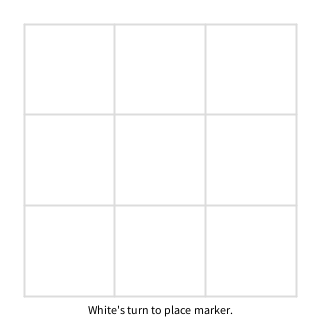
Frame 1 (no input)
Frame 60 (the mouse pressed at the canvas centre just before this capture): identical to frame 1, image omitted
Frame 120 (the mouse held since frame 60 and released just before this capture): identical to frame 1, image omitted

The Processing sketch that drew this single still picture (run headless with seeded random() and noise(); from frame 60 on, the mouse is pressed at the canvas centre):

// Processing sketch: threeInARow
// ── threeInARow.pde
int gridSize = 3;
boolean whitesTurn = true;
float sw = 2;//strokeWeight
float inset = sw * 12;
float gridSpacing;
PlayerMoves whiteMoves, blackMoves;

void setup() {
  size(320, 320);
  gridSpacing = (width - inset * 2) / gridSize;
  whiteMoves = new PlayerMoves("White", 255);
  blackMoves = new PlayerMoves("Black", 0);
  whiteMoves.setOtherPlayer(blackMoves);
  blackMoves.setOtherPlayer(whiteMoves);
}

void draw() {
  background(255);
  strokeWeight(sw );
  stroke(220);
  pushMatrix();
  translate(inset, inset);
  //draw grid 
  for (int i = 0; i <= gridSize; ++i) {
    //horizontal gridline
    line(0, i * gridSpacing, gridSize * gridSpacing, i * gridSpacing);
    //vertical gridline
    line(i * gridSpacing, 0, i * gridSpacing, gridSize * gridSpacing);
  }

  //draw text to indicate whose turn it is
  stroke(0);
  String message = player().instruction();
  if (otherPlayer().hasWon() ) {
    message = otherPlayer().instruction();
  }
  textSize(inset * 0.5);
  fill(0);
  //TODO The textWidth snippet should center the message. Buggy.
  text(message, (width - textWidth(message))*0.5 - inset, height - inset * 5/4);
  popMatrix();

  //draw  markers
  whiteMoves.draw();
  blackMoves.draw();
}

PlayerMoves player() {
  return whitesTurn ? whiteMoves : blackMoves;
}

PlayerMoves otherPlayer() {
  return player().otherPlayer;
}

boolean gameOver() {
  return player().hasWon() || otherPlayer().hasWon();
}

void mousePressed() {
  if (gameOver() || !player().donePlacingMarkers()) {
    return;
  }
  player().dragIfSelected();
}  

void mouseReleased() {
  if (gameOver() || !player().donePlacingMarkers()) {
    return;
  }
  player().releaseDrag();
}  

void mouseClicked() {
  if (gameOver()) { 
    return;
  }
  int mouseI = (int) ((mouseX - inset)/gridSpacing);
  int mouseJ = (int) ((mouseY - inset)/gridSpacing);
  if (mouseI < 0 || mouseI >= gridSize || mouseJ < 0 || mouseJ >= gridSize)
    return;
  if (player().canAddCell(mouseI, mouseJ)) {
    player().addCell(mouseI, mouseJ);
    whitesTurn = !whitesTurn;
  }
}
class Marker {
  float x, y;
  int i, j;
  float diameter = gridSpacing *0.6;
  PlayerMoves player;
  boolean drag = false;

  Marker(int i_, int j_, PlayerMoves player_) {
    i = i_;
    j = j_; 
    player = player_;
    centerInCell();
  }

  void dragIfSelected() {
    if (player.donePlacingMarkers())
      drag  = (dist(x, y, mouseX, mouseY) < diameter * 0.5);
    else drag = false;
  }

  void draw() {
    if (drag) {
      x = mouseX;
      y = mouseY;
      //draw valid choices
      for (int i_ = 0; i_ < gridSize; ++i_) {
        for (int j_ = 0; j_ < gridSize; ++j_) {
          if (validMove(i_, j_)) {
            int gray = (int) map(sin(millis()*0.005), -1, 1, 220, 250);
            noStroke();
            fill(gray);
            ellipse(center(i_), center(j_), diameter, diameter);
          }
        }
      }
    } 
    else {
      centerInCell();
    }
    stroke(0);
    fill(player.fillColor);
    ellipse(x, y, diameter, diameter);
  }

  void releaseDrag() {
    if (!drag) { 
      return;
    }
    drag = false;
    int newI = (int)((mouseX - inset)/gridSpacing);
    int newJ = (int)((mouseY - inset)/gridSpacing);
    if (validMove(newI, newJ)) {
      player.occupiesCell[i][j] = false;
      i = newI; 
      j = newJ;
      player.occupiesCell[i][j] = true;
      centerInCell();
      whitesTurn = !whitesTurn;
    }
  }

  boolean validMove(int newI, int newJ) {
    if (player.occupiesCell[newI][newJ]) return false;
    if (otherPlayer().occupiesCell[newI][newJ]) return false;
    return (abs(newI - i) + abs(newJ - j)) == 1;
  }


  void centerInCell() {
    x= center(i); 
    y =center(j);
  }

  float center(int i) {
    return (i + 0.5) * gridSpacing + inset;
  }
}
class PlayerMoves {
  int fillColor;
  String name;
  boolean[][] occupiesCell = new boolean[gridSize][gridSize];
  ArrayList<Marker> markers = new ArrayList<Marker>();
  PlayerMoves otherPlayer;
  int[][] magicSquareValues = {
    {
      8, 1, 6
    }
    , {
      3, 5, 7
    }
    , {
      4, 9, 2
    }
  };

  PlayerMoves(String name_, int fillColor_) {
    name = name_;
    fillColor = fillColor_;
  }

  boolean canAddCell(int i, int j) {
    return !donePlacingMarkers() && !occupiesCell[i][j] && !otherPlayer.occupiesCell[i][j];
  }

  boolean canMoveTo(int i, int j) {
    return !occupiesCell[i][j];
  }

  boolean addCell(int i, int j) {
    markers.add(new Marker(i, j, this));
    return occupiesCell[i][j] = true;
  }

  boolean donePlacingMarkers() {
    return markers.size() == gridSize;
  }

  void dragIfSelected() {
//    if (!donePlacingMarkers()) return;
    for (Marker marker : markers ) {
      marker.dragIfSelected();
    }
  }

  void releaseDrag() {
    for (Marker marker : markers ) {
      marker.releaseDrag();
    }
  }


  boolean inCell(int i, int j) {
    return occupiesCell[i][j];
  }

  boolean hasWon() {
    int sum = 0;
    for (int i = 0; i < gridSize; ++i) {
      for (int j = 0; j < gridSize; ++j) {
        if (inCell(i, j)) {
          sum +=magicSquareValues[i][j];
        }
      }
    }
    return sum == 15;
  }

  String instruction() {
    if (markers.size() < gridSize) {
      return name + "'s turn to place marker.";
    }
    if (hasWon()) {
      return name + " wins.";
    }
    return name + "'s turn to drag a marker.";
  }

  void draw() {
    for (Marker marker : markers ) {
      marker.draw();
    }
  }

  void setOtherPlayer(PlayerMoves other) {
    otherPlayer = other;
  }
}
